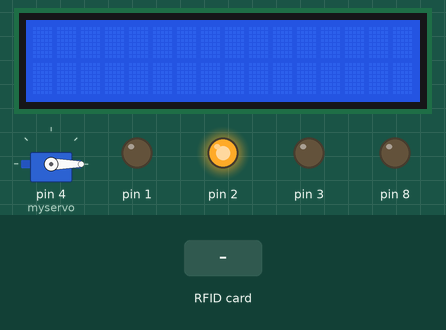
Recording of a sketch running on a simulated Arduino Mega 2560, built with avr-gcc and run on an emulated ATmega2560. Shown: 16×2 character LCD, servo, output pins drawn as LEDs (lit = HIGH). Inputs (shaded band) come from the test bench. Pins used as bus, display or sensor lines are not drawn.

Above: at 1.4 s.
1.5 s: RFID card FC 56 F1 32 held to the reader
At 2.8 s:
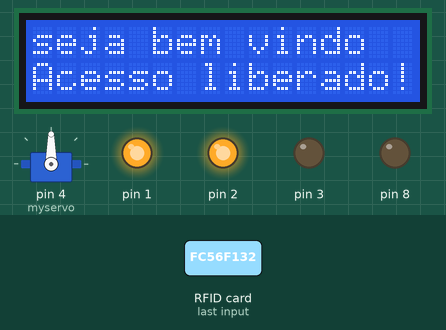
4.0 s: RFID card 5E 7A 19 C4 held to the reader
At 6.4 s:
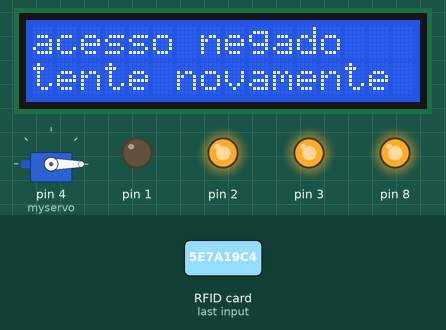
7.0 s: RFID card 69 EE 03 B9 held to the reader
At 13.0 s:
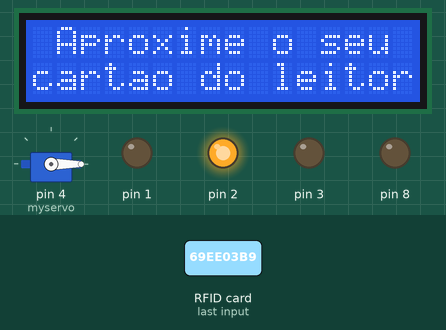
Timing chart, 0 to 14.5 s (numbered marks = the images above; inputs shaded):
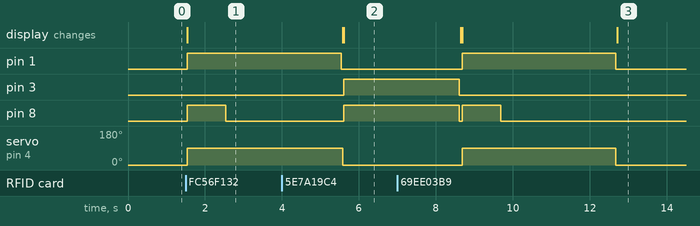

The sketch:

tranca_de_porta.ino
```cpp
#include <SPI.h>
#include <Servo.h>
#include <MFRC522.h>
#include <LiquidCrystal_I2C.h>

#define SS_PIN 53
#define RST_PIN 5
MFRC522 mfrc522(SS_PIN, RST_PIN);
Servo myservo;
LiquidCrystal_I2C lcd(0x27,16,2);

char st[20];

void setup()
{
  SPI.begin();
  mfrc522.PCD_Init();
  lcd.begin(16, 2);
  mensageminicial();
  lcd.init();
  myservo.attach(4);
  pinMode(1, OUTPUT);
  pinMode(2, OUTPUT);
  pinMode(3, OUTPUT);
  pinMode(8, OUTPUT);
}

void loop()
{
    lcd.setBacklight(HIGH);
  if ( ! mfrc522.PICC_IsNewCardPresent())
  {
    return;
  }
  if ( ! mfrc522.PICC_ReadCardSerial())
  {
    return;
  }
  String conteudo= "";
  byte letra;
  for (byte i = 0; i < mfrc522.uid.size; i++)
  {
     conteudo.concat(String(mfrc522.uid.uidByte[i] < 0x10 ? " 0" : " "));
     conteudo.concat(String(mfrc522.uid.uidByte[i], HEX));
  }
  conteudo.toUpperCase();
  if (conteudo.substring(1) == "FC 56 F1 32" ||conteudo.substring(1) == "69 EE 03 B9")
  {
    lcd.clear();
    lcd.setCursor(0,0);
    lcd.print("seja bem vindo");
    lcd.setCursor(0,1);
    lcd.print("Acesso liberado!");
    myservo.write(90);
    digitalWrite(1, HIGH);
    digitalWrite(2, HIGH);
    digitalWrite(3, LOW);
    digitalWrite(8, HIGH);
    delay(1000);
    digitalWrite(8, LOW);
    delay(3000);
    mensageminicial();
  }

  else
  {
    lcd.clear();
    lcd.setCursor(0,0);
    lcd.print("acesso negado");
    lcd.setCursor(0,1);
    lcd.print("tente novamente");
    digitalWrite(1, LOW);
    digitalWrite(2, HIGH);
    digitalWrite(3, HIGH);
    digitalWrite(8, HIGH);
    delay(3000);
    mensageminicial();
  }
}

void mensageminicial()
{
    myservo.write(0);
  digitalWrite(1, LOW);
  digitalWrite(2, HIGH);
  digitalWrite(3, LOW);
    digitalWrite(8, LOW);
  lcd.clear();
  lcd.print(" Aproxime o seu");
  lcd.setCursor(0,1);
  lcd.print("cartao do leitor");
}
```

Measured:
- after the input at 1.5 s, pin 1: LOW → HIGH at once; pin 8: LOW → HIGH at once, → LOW 1.0 s later; servo on pin 4 (myservo): 0° → 90° at once; the display: changes at once (image 1)
- after the input at 4.0 s, pin 3, pin 8: LOW → HIGH after 1.6 s; the display: first differs from a run without the input after 1.6 s (image 2)
- after the input at 7.0 s, pin 1: LOW → HIGH after 1.7 s, → LOW 4.0 s later; servo on pin 4 (myservo): 0° → 90° after 1.7 s, → 0° 4.0 s later; the display: first differs from a run without the input after 1.7 s (image 3 shows a later state)
